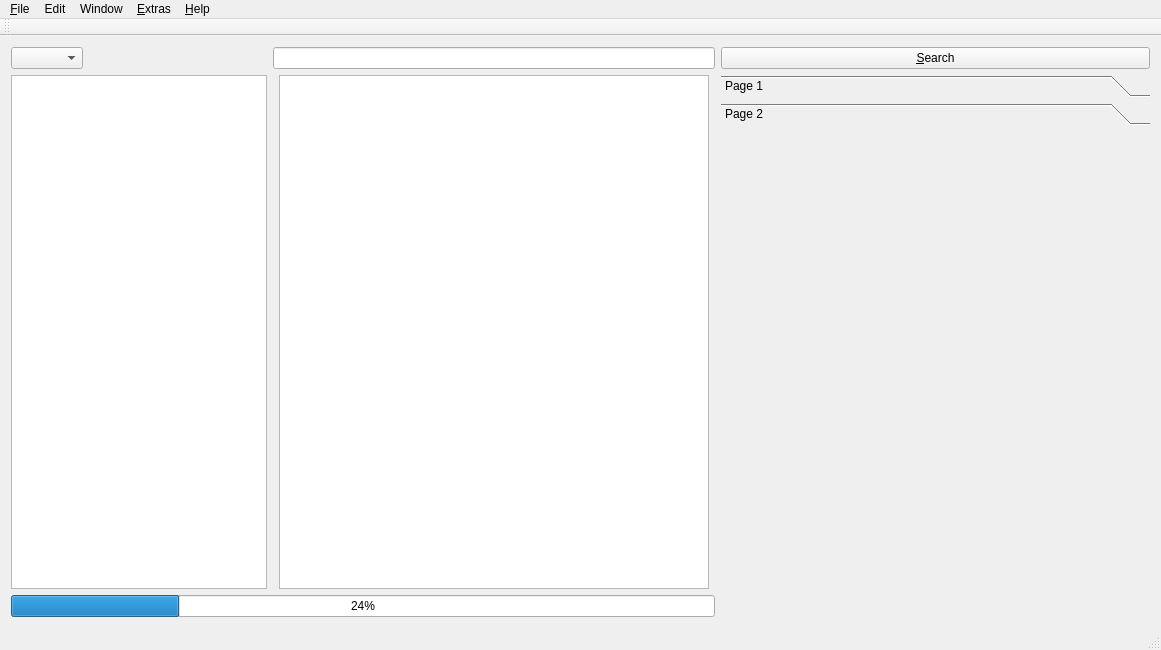
<?xml version="1.0" encoding="UTF-8"?>
<ui version="4.0">
 <class>MainWindow</class>
 <widget class="QMainWindow" name="MainWindow">
  <property name="geometry">
   <rect>
    <x>0</x>
    <y>0</y>
    <width>1161</width>
    <height>650</height>
   </rect>
  </property>
  <property name="windowTitle">
   <string>MainWindow</string>
  </property>
  <property name="documentMode">
   <bool>false</bool>
  </property>
  <widget class="QWidget" name="centralWidget">
   <layout class="QGridLayout" name="gridLayout_2">
    <item row="0" column="5">
     <widget class="QPushButton" name="btn_Search">
      <property name="text">
       <string>&amp;Search</string>
      </property>
     </widget>
    </item>
    <item row="0" column="0" alignment="Qt::AlignLeft">
     <widget class="QComboBox" name="comboBox"/>
    </item>
    <item row="1" column="0" alignment="Qt::AlignLeft">
     <widget class="QListView" name="listView"/>
    </item>
    <item row="1" column="5">
     <widget class="QToolBox" name="toolBox">
      <property name="currentIndex">
       <number>1</number>
      </property>
      <widget class="QWidget" name="page">
       <property name="geometry">
        <rect>
         <x>0</x>
         <y>0</y>
         <width>430</width>
         <height>482</height>
        </rect>
       </property>
       <attribute name="label">
        <string>Page 1</string>
       </attribute>
      </widget>
      <widget class="QWidget" name="page_2">
       <property name="geometry">
        <rect>
         <x>0</x>
         <y>0</y>
         <width>430</width>
         <height>482</height>
        </rect>
       </property>
       <attribute name="label">
        <string>Page 2</string>
       </attribute>
      </widget>
     </widget>
    </item>
    <item row="2" column="0" colspan="4">
     <widget class="QProgressBar" name="progressBar">
      <property name="value">
       <number>24</number>
      </property>
     </widget>
    </item>
    <item row="2" column="5">
     <widget class="QLineEdit" name="lineEdit_2">
      <property name="enabled">
       <bool>false</bool>
      </property>
      <property name="acceptDrops">
       <bool>false</bool>
      </property>
      <property name="frame">
       <bool>false</bool>
      </property>
      <property name="readOnly">
       <bool>true</bool>
      </property>
     </widget>
    </item>
    <item row="0" column="1" colspan="3">
     <widget class="QLineEdit" name="lineEdit"/>
    </item>
    <item row="1" column="2">
     <widget class="QTextEdit" name="textEdit"/>
    </item>
   </layout>
  </widget>
  <widget class="QMenuBar" name="menuBar">
   <property name="geometry">
    <rect>
     <x>0</x>
     <y>0</y>
     <width>1161</width>
     <height>20</height>
    </rect>
   </property>
   <widget class="QMenu" name="menu_File">
    <property name="title">
     <string>&amp;File</string>
    </property>
    <addaction name="action_New"/>
    <addaction name="action_Save"/>
    <addaction name="action_Save_As"/>
    <addaction name="separator"/>
    <addaction name="action_Import"/>
    <addaction name="action_Open"/>
    <addaction name="actionOpen_Recent"/>
    <addaction name="separator"/>
    <addaction name="action_Exit"/>
   </widget>
   <widget class="QMenu" name="menuEdit">
    <property name="title">
     <string>Edit</string>
    </property>
   </widget>
   <widget class="QMenu" name="menuWindow">
    <property name="title">
     <string>Window</string>
    </property>
   </widget>
   <widget class="QMenu" name="menu_Extras">
    <property name="title">
     <string>&amp;Extras</string>
    </property>
    <addaction name="action_Settings"/>
   </widget>
   <widget class="QMenu" name="menu_Help">
    <property name="title">
     <string>&amp;Help</string>
    </property>
    <addaction name="action_About"/>
    <addaction name="separator"/>
    <addaction name="action_Help"/>
   </widget>
   <addaction name="menu_File"/>
   <addaction name="menuEdit"/>
   <addaction name="menuWindow"/>
   <addaction name="menu_Extras"/>
   <addaction name="menu_Help"/>
  </widget>
  <widget class="QToolBar" name="mainToolBar">
   <attribute name="toolBarArea">
    <enum>TopToolBarArea</enum>
   </attribute>
   <attribute name="toolBarBreak">
    <bool>false</bool>
   </attribute>
  </widget>
  <widget class="QStatusBar" name="statusBar"/>
  <action name="action_New">
   <property name="text">
    <string>&amp;New</string>
   </property>
  </action>
  <action name="action_Save">
   <property name="text">
    <string>&amp;Save</string>
   </property>
  </action>
  <action name="action_Save_As">
   <property name="text">
    <string>&amp;Save As</string>
   </property>
  </action>
  <action name="action_Import">
   <property name="text">
    <string>&amp;Import</string>
   </property>
  </action>
  <action name="action_Open">
   <property name="text">
    <string>&amp;Open</string>
   </property>
  </action>
  <action name="actionOpen_Recent">
   <property name="text">
    <string>Open &amp;Recent</string>
   </property>
  </action>
  <action name="action_Exit">
   <property name="text">
    <string>&amp;Exit</string>
   </property>
  </action>
  <action name="action_About">
   <property name="text">
    <string>&amp;About</string>
   </property>
  </action>
  <action name="action_Help">
   <property name="text">
    <string>&amp;Help</string>
   </property>
  </action>
  <action name="action_Settings">
   <property name="text">
    <string>&amp;Settings</string>
   </property>
  </action>
 </widget>
 <layoutdefault spacing="6" margin="11"/>
 <resources/>
 <connections/>
</ui>
